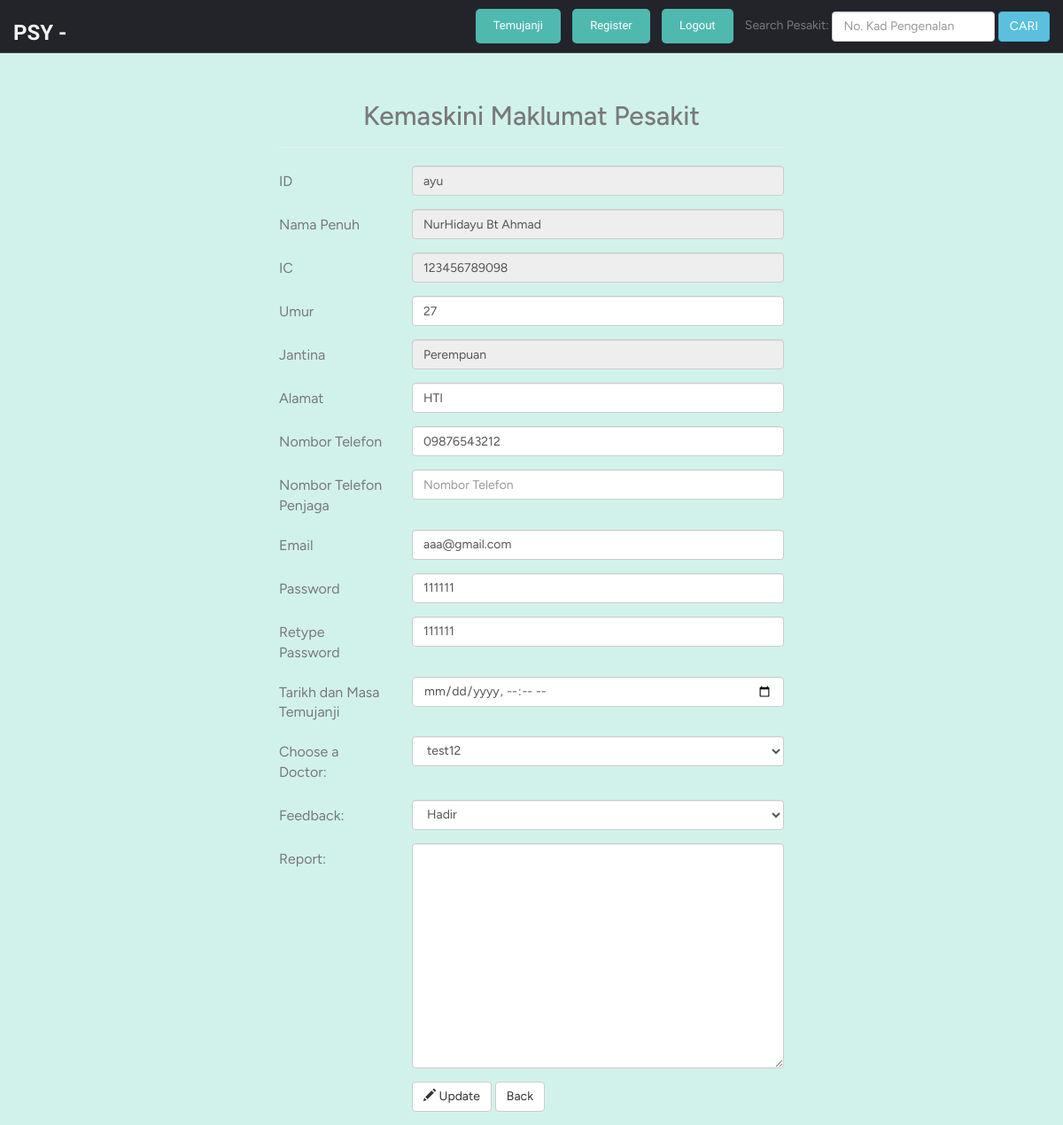
The app's page /PesakitStaff_Update.php?edit=123456789098 (signed in) with its own data.
### tables this page shows
CREATE TABLE `tbl_patients` (
  `patient_id` varchar(255) NOT NULL,
  `patient_name` varchar(255) NOT NULL,
  `patient_IC` varchar(255) NOT NULL,
  `patient_age` varchar(255) NOT NULL,
  `patient_gender` varchar(255) NOT NULL,
  `patient_address` varchar(255) NOT NULL,
  `patient_phone` varchar(255) NOT NULL,
  `patient_email` varchar(255) NOT NULL,
  `patient_password` varchar(255) NOT NULL,
  `patient_repassword` varchar(255) NOT NULL
);

### PesakitStaff_crud.php (called while the page is built, shortened)
<?php
include_once 'db.php';
$conn = new PDO("mysql:host=$servername;dbname=$dbname", $username, $password);
$conn->setAttribute(PDO::ATTR_ERRMODE, PDO::ERRMODE_EXCEPTION);
if (isset($_GET['edit'])) {
  try {
    $stmt = $conn->prepare("SELECT * FROM tbl_patients where patient_IC = :pic");
    $stmt->bindParam(':pic', $pic, PDO::PARAM_STR);
    $stmt->execute();
    $editrow = $stmt->fetch(PDO::FETCH_ASSOC);
    }
  catch(PDOException $e)
  {
      echo "Error: " . $e->getMessage();
  }
}

### PesakitStaff_Update.php (the view, shortened to what this page needs)
<?php
  include_once 'PesakitStaff_crud.php';
?>
<!DOCTYPE html>
<html lang="en">
<head>
  <link href="lib/bootstrap/css/bootstrap.min.css" rel="stylesheet">
  <link href="lib/font-awesome/css/font-awesome.css" rel="stylesheet" />
  <link href="css/style.css" rel="stylesheet">
  <link href="css/style-responsive.css" rel="stylesheet">
</head>
<body style="background-color:#D1F2EB;">
  <section id="container">
    <?php include_once 'nav_barStaff.php'; ?>
    <div class="container-fluid">
    <section>
        <br>
        <br>
        <br>
        <br>
            <div class="row">
            <div style="font-family: 'Figtree', sans-serif;font-size: 16px;">
    <div class="col-xs-12 col-sm-8 col-sm-offset-2 col-md-6 col-md-offset-3">
      <div class="page-header">
        <center><h2>Kemaskini Maklumat Pesakit</h2></center>
      </div>
    <form action="PesakitStaff_Update.php" method="post" class="form-horizontal">
      <div class="form-group">
          <label for="patientid" class="col-sm-3 control-label">ID</label>
          <div class="col-sm-9">
         <input name="patient_id" type="text" class="form-control" id="patientid" placeholder="Pesakit ID" value="<?php if(isset($_GET['edit'])) echo $editrow['patient_id']; ?>" readonly>
        </div>
        </div>
      <div class="form-group">
          <label for="patientname" class="col-sm-3 control-label">Nama Penuh</label>
          <div class="col-sm-9">
          <input name="patient_name" type="text" class="form-control" id="patientname" placeholder="Nama" value="<?php if(isset($_GET['edit'])) echo $editrow['patient_name']; ?>" readonly>
        </div>
        </div>
        <div class="form-group">
          <label for="patientic" class="col-sm-3 control-label">IC</label>
          <div class="col-sm-9">
          <input name="patient_IC" type="text" class="form-control" id="patientic" placeholder="IC" value="<?php if(isset($_GET['edit'])) echo $editrow['patient_IC']; ?>" readonly>
        </div>
        </div>
        <div class="form-group">
          <label for="patientage" class="col-sm-3 control-label">Umur</label>
          <div class="col-sm-9">
          <input name="patient_age" type="text" class="form-control" id="patientage" placeholder="Umur" value="<?php if(isset($_GET['edit'])) echo $editrow['patient_age']; ?>" required>
        </div>
        </div>
        <div class="form-group">
          <label for="patient_gender" class="col-sm-3 control-label">Jantina</label>
          <div class="col-sm-9">
          <input name="patient_gender" type="text" class="form-control" id="patient_gender" value="<?php if(isset($_GET['edit'])) echo $editrow['patient_gender']; ?>" readonly>
        </div>
        </div>
      <div class="form-group">
          <label for="patientaddress" class="col-sm-3 control-label">Alamat</label>
          <div class="col-sm-9">
          <input name="patient_address" type="text" class="form-control" id="patientaddress" placeholder="Alamat" value="<?php if(isset($_GET['edit'])) echo $editrow['patient_address']; ?>" required>
        </div>
        </div>
        <div class="form-group">
          <label for="patientphone" class="col-sm-3 control-label">Nombor Telefon</label>
          <div class="col-sm-9">
          <input name="patient_phone" type="text" class="form-control" id="patientphone" placeholder="Nombor Telefon" value="<?php if(isset($_GET['edit'])) echo $editrow['patient_phone']; ?>" required>
        </div>
        </div>
        <div class="form-group">
          <label for="guardianphone" class="col-sm-3 control-label">Nombor Telefon Penjaga</label>
          <div class="col-sm-9">
          <input name="patient_guardianP" type="text" class="form-control" id="guardianphone" placeholder="Nombor Telefon" value="<?php if(isset($_GET['edit'])) echo $editrow['patient_guardianP']; ?>" required>
        </div>
        </div>
        <div class="form-group">
          <label for="patientemail" class="col-sm-3 control-label">Email</label>
          <div class="col-sm-9">
          <input name="patient_email" type="text" class="form-control" id="patientemail" placeholder="Email" value="<?php if(isset($_GET['edit'])) echo $editrow['patient_email']; ?>" required>
        </div>
        </div>
        <div class="form-group">
          <label for="patientpassword" class="col-sm-3 control-label">Password</label>
          <div class="col-sm-9">
          <input name="patient_password" type="text" class="form-control" id="patientpassword" placeholder="Password" value="<?php if(isset($_GET['edit'])) echo $editrow['patient_password']; ?>" required>
        </div>
        </div>
        <div class="form-group">
          <label for="repassword" class="col-sm-3 control-label">Retype Password</label>
          <div class="col-sm-9">
          <input name="patient_repassword" type="text" class="form-control" id="repassword" placeholder="Retype Password" value="<?php if(isset($_GET['edit'])) echo $editrow['patient_repassword']; ?>" required>
        </div>
        </div>
        <div class="form-group">
          <label for="event_dt" class="col-sm-3 control-label">Tarikh dan Masa Temujanji</label>
          <div class="col-sm-9">
          <input name="event_dt" type="datetime-local" class="form-control" id="event_dt" placeholder="Temujanji" value="<?php if(isset($_GET['edit'])) echo $editrow['event_dt']; ?>" required>
        </div>
        </div>
        <div class="form-group">
        <label for="dr_name" class="col-sm-3 control-label">Choose a Doctor:</label>
        <div class="col-sm-9">
        <select name="dr_name" class="form-control" id="dr_name">
        <?php
        require 'user/connect.php';
        $sql = "SELECT dr_name FROM tbl_doctor";
        $result = mysqli_query($conn, $sql);
          while ($row = mysqli_fetch_assoc($result)) {
            echo "<option value='" . $row['dr_name'] . "'>" . $row['dr_name'] . "</option>";
          }
        ?>
        </select><br>
        </div>
        </div>
        <div class="form-group">
        <label for="feedback" class="col-sm-3 control-label">Feedback:</label>
        <div class="col-sm-9">
        <select name="feedback" class="form-control" id="feedback">
	      <option value="Hadir">Hadir</option>
        </select>
        </div>
        </div>
        <div class="form-group">
          <label for="reports" class="col-sm-3 control-label">Report:</label>
          <div class="col-sm-9">
          <textarea name="patient_reports" type="text" class="form-control" rows="12" id="reports" ><?php if(isset($_GET['edit'])) echo $editrow['patient_reports']; ?></textarea>
        </div>
        </div>
        <div class="form-group">
          <div class="col-sm-offset-3 col-sm-9">
          <?php if (isset($_GET['edit'])) { ?>
         <button class="btn btn-default" type="submit" name="update"><span class="glyphicon glyphicon-pencil" aria-hidden="true"></span> Update</button>
          <?php } ?>
          <a href="viewAppointmentPatient.php" class="btn btn-default" role="button">Back</a>
        </div>
      </div>
    </form>
    </div>
  </div>
 </div>
  </div>
    </section>
</body>
</html>

### css/style.css (style rules this page uses)
body { color: #797979; background: #eaeaea; font-family: 'Ruda', sans-serif; padding: 0px !important; margin: 0px !important; font-size:13px; }
a, a:hover, a:focus { text-decoration: none; outline: none; }
#container { width: 100%; height: 100%; }
label { font-weight: 400; }
@media (min-width: 768px) { .form-horizontal .control-label { text-align: left; } }

### records on screen
tbl_patients: patient_id "ayu", patient_name "NurHidayu Bt Ahmad", patient_IC "123456789098", patient_age "27", patient_gender "Perempuan", patient_address "HTI", patient_phone "09876543212", patient_email "aaa@gmail.com", patient_password "111111", patient_repassword "111111"

### other values on screen
form field dr_name "test12"
